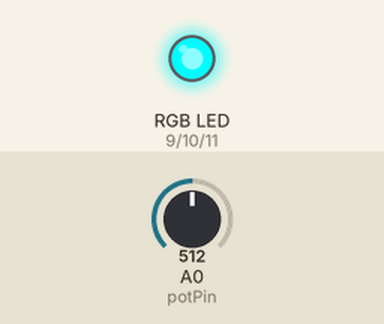
A sketch run on a simulated Arduino Uno, built with avr-gcc and run on an emulated ATmega328P. Shown: an RGB LED mixed from three pins (HIGH = lit). The inputs (shaded band) are chosen by the test bench; at power-on: A0 (potPin) = 512.

Above: at 1.2 s.
1.3 s: A0 (potPin) set to 716
At 2.5 s:
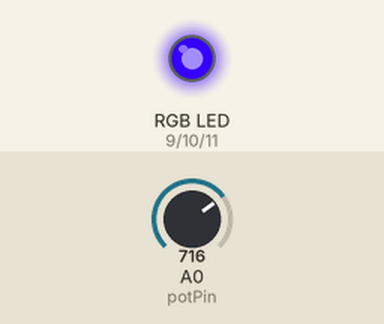
2.8 s: A0 (potPin) set to 900
At 3.7 s:
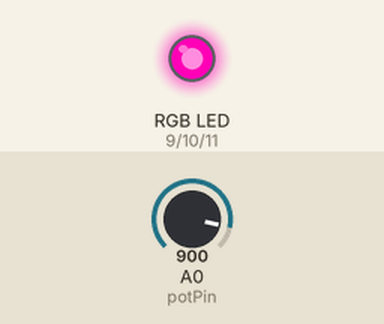
4.3 s: A0 (potPin) set to 1023
At 4.8 s:
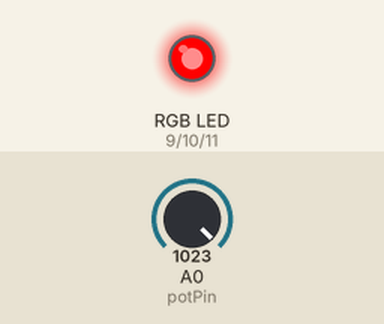
5.8 s: A0 (potPin) set to 511
At 7.0 s:
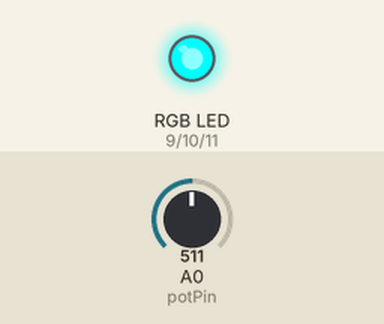
7.3 s: A0 (potPin) set to 306
At 8.3 s:
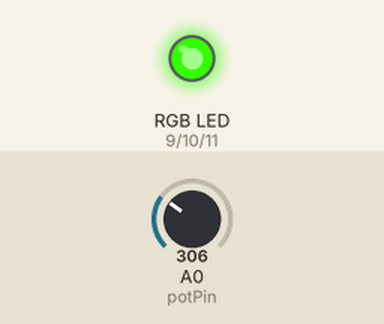
8.8 s: A0 (potPin) set to 0
At 9.4 s:
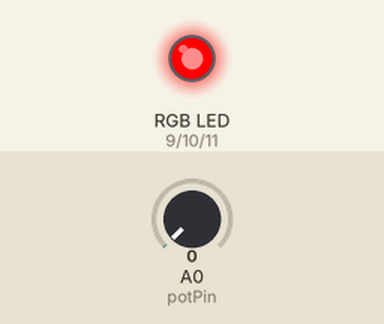
Timing chart, 0 to 11.3 s (numbered marks = the images above; inputs shaded):
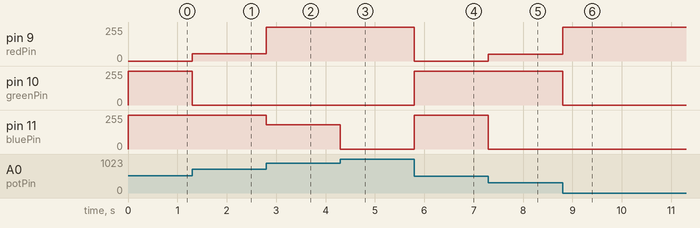

The sketch:

2021-01-23-single-potentiometer-RGB.ino
```cpp
int redPin = 9;
int greenPin = 10;
int bluePin = 11;
int potPin = A0;

void setup() {
  pinMode(redPin, OUTPUT);
  pinMode(greenPin, OUTPUT);
  pinMode(bluePin, OUTPUT);
  pinMode(potPin, INPUT);
  Serial.begin(9600);
}

void loop() {
  int potVoltage = analogRead(potPin);
  int redV = redPWM(potVoltage);
  int greenV = greenPWM(potVoltage);
  int blueV = bluePWM(potVoltage);
//  Serial.print("Pot: ");
//  Serial.print(potVoltage);
//  Serial.print(", R: ");
//  Serial.print(redV);
//  Serial.print(", G: ");
//  Serial.print(greenV);
//  Serial.print(", B: ");
//  Serial.println(blueV);
//  delay(500);
  analogWrite(redPin, redV);
  analogWrite(greenPin, greenV);
  analogWrite(bluePin, blueV);
}

int redPWM(int potVoltage) {
  int segment = 1023 / 6;
  if (potVoltage <= segment) {
    return 255;
  } else if (potVoltage > segment && potVoltage <= segment * 2) {
    return map(potVoltage, segment, segment * 2, 255, 0);
  } else if (potVoltage > segment * 2 && potVoltage <= segment * 4) {
    return 0;
  } else if (potVoltage > segment * 4 && potVoltage <= segment * 5) {
    return map(potVoltage, segment * 4, segment * 5, 0, 255);
  } else {
    return 255;
  }
}

int greenPWM(int potVoltage) {
  int segment = 1023 / 6;
  if (potVoltage <= segment) {
    return map(potVoltage, 0, segment, 0, 255);
  } else if (potVoltage > segment && potVoltage <= segment * 3) {
    return 255;
  } else if (potVoltage > segment * 3 && potVoltage <= segment * 4) {
    return map(potVoltage, segment * 3, segment * 4, 255, 0);
  } else {
    return 0;
  }
}

int bluePWM(int potVoltage) {
  int segment = 1023 / 6;
  if (potVoltage <= segment * 2) {
    return 0;
  } else if (potVoltage > segment * 2 && potVoltage <= segment * 3) {
    return map(potVoltage, segment * 2, segment * 3, 0, 255);
  } else if (potVoltage > segment * 3 && potVoltage <= segment * 5) {
    return 255;
  } else {
    return map(potVoltage, segment * 5, 1023, 255, 0);
  }
}
```

Measured:
- after the input at 1.3 s, pin 9 (redPin): 0/255 → 54/255 at once; pin 10 (greenPin): 252/255 → 0/255 at once
- after the input at 2.8 s, pin 9 (redPin): 54/255 → 255/255 at once; pin 11 (bluePin): 255/255 → 182/255 at once
- after the input at 4.3 s, pin 11 (bluePin): 182/255 → 0/255 at once
- after the input at 5.8 s, pin 9 (redPin): 255/255 → 0/255 at once; pin 10 (greenPin): 0/255 → 254/255 at once; pin 11 (bluePin): 0/255 → 255/255 at once
- after the input at 7.3 s, pin 9 (redPin): 0/255 → 51/255 at once; pin 10 (greenPin): 254/255 → 255/255 at once; pin 11 (bluePin): 255/255 → 0/255 at once
- after the input at 8.8 s, pin 9 (redPin): 51/255 → 255/255 at once; pin 10 (greenPin): 255/255 → 0/255 at once
